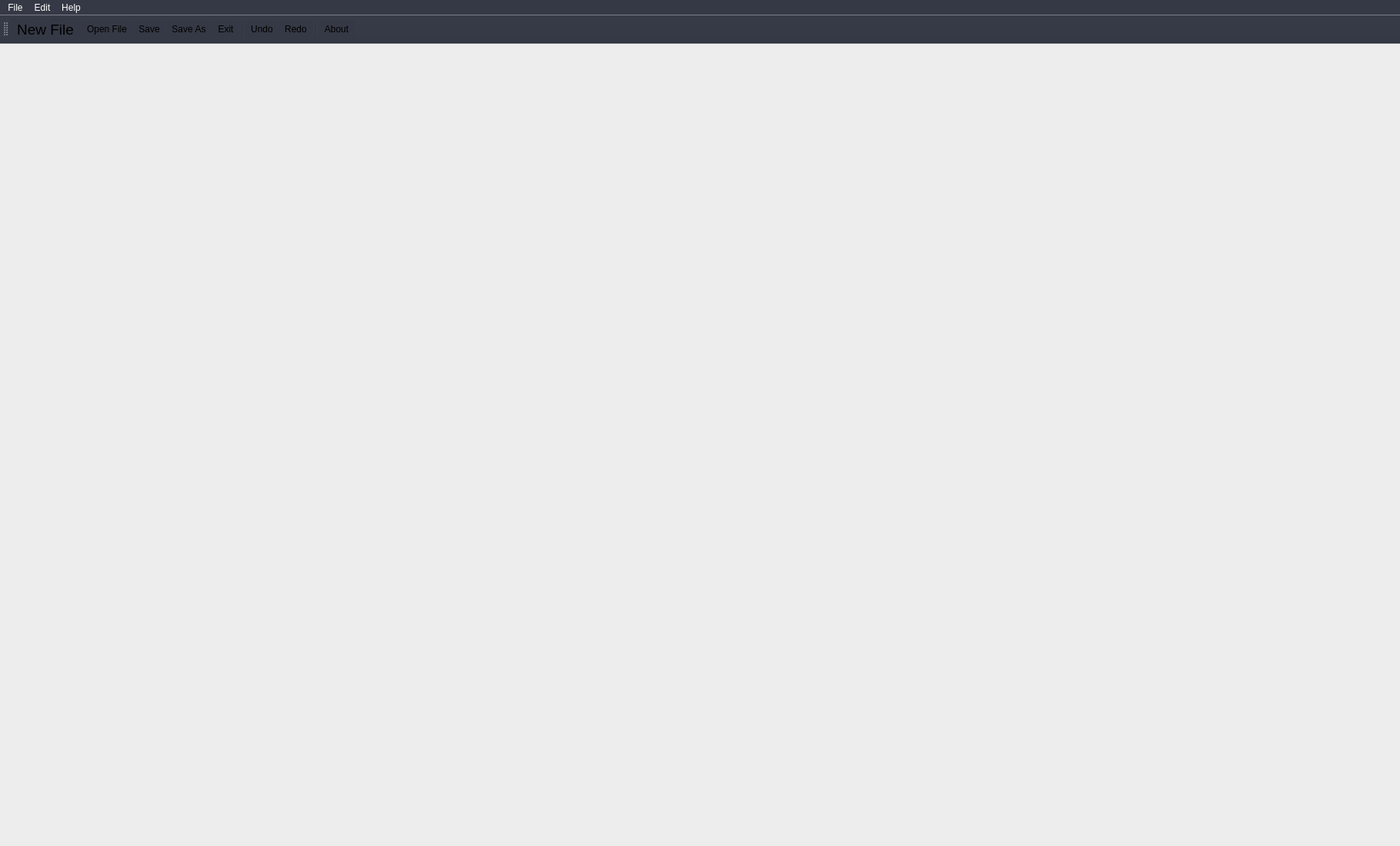
<?xml version="1.0" encoding="UTF-8"?>
<ui version="4.0">
 <class>MainWindow</class>
 <widget class="QMainWindow" name="MainWindow">
  <property name="geometry">
   <rect>
    <x>0</x>
    <y>0</y>
    <width>1820</width>
    <height>1100</height>
   </rect>
  </property>
  <property name="windowTitle">
   <string>MainWindow</string>
  </property>
  <property name="styleSheet">
   <string notr="true">/*background-color: rgba(233, 233, 233, 135);*/

QMainWindow{
	background-color: rgba(233, 233, 233, 135);
}

QMenuBar {
    background-color: qlineargradient(x1:0, y1:0, x2:0, y2:1,
                                      stop:0 lightgray, stop:1 darkgray);
}

QMenuBar::item {
    background-color: transparent;
    color: rgb(255,255,255);  
}
/*
QMenuBar::item:selected {    
    background-color: rgb(244,164,96);
}
QMenuBar::item:pressed {
    background: rgb(128,0,0);
}*/

QScrollArea { background: transparent; }

/*Vertical scrollbar*/
QScrollBar:vertical{
	border: none;
	width: 10px;
	height:10px;
	background-color: transparent;
	border-radius: 0px;
}
QScrollBar::handle:vertical{
	background-color: rgb(85, 87, 83);
	width: 14px;
}
QScrollBar::handle:vertical:hover{
	background-color: rgb(85, 87, 83);
}
QScrollBar::handle:vertical:pressed{
	background-color: rgb(136, 138, 133);
}

QScrollBar::up-arrow:vertical,QScrollBar::down-arrow:vertical{
	background: none;
}
QScrollBar::ad-page:vertical,QScrollBar::sub-page:vertical{
	background: none;
}
/*Horizontal scrollbar*/
QScrollBar:horizontal{
	border: none;
	width: 10px;
	height:10px;
	background-color: transparent;
	border-radius: 0px;
}
QScrollBar::handle:horizontal{
	background-color: rgb(85, 87, 83);
	width: 14px;
}
QScrollBar::handle:horizontal:hover{
	background-color: rgb(85, 87, 83);
}
QScrollBar::handle:horizontal:pressed{
	background-color: rgb(136, 138, 133);
}

QScrollBar::up-arrow:horizontal,QScrollBar::down-arrow:horizontal{
	background: none;
}
QScrollBar::ad-page:horizontal,QScrollBar::sub-page:horizontal{
	background: none;
}</string>
  </property>
  <widget class="QWidget" name="centralwidget">
   <layout class="QVBoxLayout" name="verticalLayout">
    <property name="spacing">
     <number>0</number>
    </property>
    <property name="leftMargin">
     <number>0</number>
    </property>
    <property name="topMargin">
     <number>0</number>
    </property>
    <property name="rightMargin">
     <number>0</number>
    </property>
    <property name="bottomMargin">
     <number>0</number>
    </property>
    <item>
     <layout class="QHBoxLayout" name="horizontalLayout_2">
      <property name="spacing">
       <number>10</number>
      </property>
      <property name="sizeConstraint">
       <enum>QLayout::SetDefaultConstraint</enum>
      </property>
      <property name="leftMargin">
       <number>0</number>
      </property>
      <property name="bottomMargin">
       <number>0</number>
      </property>
      <item>
       <layout class="QVBoxLayout" name="verticalLayout_3">
        <property name="spacing">
         <number>0</number>
        </property>
        <property name="leftMargin">
         <number>20</number>
        </property>
        <property name="topMargin">
         <number>20</number>
        </property>
        <property name="rightMargin">
         <number>20</number>
        </property>
        <property name="bottomMargin">
         <number>20</number>
        </property>
        <item>
         <widget class="QScrollArea" name="scrollArea">
          <property name="styleSheet">
           <string notr="true">background-color: transparent;</string>
          </property>
          <property name="widgetResizable">
           <bool>true</bool>
          </property>
          <widget class="QWidget" name="scrollContent">
           <property name="geometry">
            <rect>
             <x>0</x>
             <y>0</y>
             <width>1766</width>
             <height>994</height>
            </rect>
           </property>
           <property name="sizePolicy">
            <sizepolicy hsizetype="Preferred" vsizetype="Preferred">
             <horstretch>0</horstretch>
             <verstretch>0</verstretch>
            </sizepolicy>
           </property>
           <property name="styleSheet">
            <string notr="true"/>
           </property>
           <layout class="QVBoxLayout" name="verticalLayout_2">
            <property name="spacing">
             <number>0</number>
            </property>
            <property name="leftMargin">
             <number>3</number>
            </property>
            <property name="topMargin">
             <number>0</number>
            </property>
            <property name="rightMargin">
             <number>0</number>
            </property>
            <property name="bottomMargin">
             <number>0</number>
            </property>
            <item>
             <widget class="MapGrid" name="MapGridWidget" native="true"/>
            </item>
           </layout>
          </widget>
         </widget>
        </item>
       </layout>
      </item>
      <item>
       <widget class="Tools" name="ToolsWidget" native="true"/>
      </item>
     </layout>
    </item>
   </layout>
  </widget>
  <widget class="QMenuBar" name="menuBar">
   <property name="geometry">
    <rect>
     <x>0</x>
     <y>0</y>
     <width>1820</width>
     <height>22</height>
    </rect>
   </property>
   <property name="sizePolicy">
    <sizepolicy hsizetype="MinimumExpanding" vsizetype="MinimumExpanding">
     <horstretch>0</horstretch>
     <verstretch>0</verstretch>
    </sizepolicy>
   </property>
   <property name="minimumSize">
    <size>
     <width>0</width>
     <height>0</height>
    </size>
   </property>
   <property name="styleSheet">
    <string notr="true">background-color: rgb(53, 57, 69);</string>
   </property>
   <widget class="QMenu" name="menuFile">
    <property name="font">
     <font>
      <pointsize>14</pointsize>
     </font>
    </property>
    <property name="locale">
     <locale language="Spanish" country="Argentina"/>
    </property>
    <property name="title">
     <string>File</string>
    </property>
    <addaction name="actionNew_File"/>
    <addaction name="actionOpen_File"/>
    <addaction name="separator"/>
    <addaction name="actionSave"/>
    <addaction name="actionSave_As"/>
    <addaction name="separator"/>
    <addaction name="actionExit"/>
   </widget>
   <widget class="QMenu" name="menuEdit">
    <property name="title">
     <string>Edit</string>
    </property>
    <addaction name="separator"/>
    <addaction name="actionUndo"/>
    <addaction name="actionRedo"/>
   </widget>
   <widget class="QMenu" name="menuHelp">
    <property name="title">
     <string>Help</string>
    </property>
    <addaction name="actionAbout"/>
   </widget>
   <addaction name="menuFile"/>
   <addaction name="menuEdit"/>
   <addaction name="menuHelp"/>
  </widget>
  <widget class="QToolBar" name="toolBar">
   <property name="windowTitle">
    <string>toolBar</string>
   </property>
   <property name="autoFillBackground">
    <bool>false</bool>
   </property>
   <property name="styleSheet">
    <string notr="true">background-color: rgb(53, 57, 69);
</string>
   </property>
   <property name="movable">
    <bool>true</bool>
   </property>
   <property name="iconSize">
    <size>
     <width>25</width>
     <height>25</height>
    </size>
   </property>
   <attribute name="toolBarArea">
    <enum>TopToolBarArea</enum>
   </attribute>
   <attribute name="toolBarBreak">
    <bool>false</bool>
   </attribute>
   <addaction name="actionNew_File"/>
   <addaction name="actionOpen_File"/>
   <addaction name="actionSave"/>
   <addaction name="actionSave_As"/>
   <addaction name="actionExit"/>
   <addaction name="separator"/>
   <addaction name="actionUndo"/>
   <addaction name="actionRedo"/>
   <addaction name="separator"/>
   <addaction name="actionAbout"/>
  </widget>
  <action name="actionOpen_File">
   <property name="icon">
    <iconset resource="../../resources/resources.qrc">
     <normaloff>:/images/images/IMG_OpenFile.png</normaloff>:/images/images/IMG_OpenFile.png</iconset>
   </property>
   <property name="text">
    <string>Open File...</string>
   </property>
   <property name="toolTip">
    <string>&lt;html&gt;&lt;head/&gt;&lt;body&gt;&lt;p&gt;&lt;span style=&quot; font-size:14pt; color:#ffffff;&quot;&gt;Open File&lt;/span&gt;&lt;/p&gt;&lt;/body&gt;&lt;/html&gt;</string>
   </property>
   <property name="shortcut">
    <string>Ctrl+O</string>
   </property>
  </action>
  <action name="actionNew_File">
   <property name="icon">
    <iconset resource="../../resources/resources.qrc">
     <normaloff>:/images/images/IMG_NewFile.png</normaloff>:/images/images/IMG_NewFile.png</iconset>
   </property>
   <property name="text">
    <string>New File</string>
   </property>
   <property name="toolTip">
    <string>&lt;html&gt;&lt;head/&gt;&lt;body&gt;&lt;p&gt;&lt;span style=&quot; color:#ffffff;&quot;&gt;New File&lt;/span&gt;&lt;/p&gt;&lt;/body&gt;&lt;/html&gt;</string>
   </property>
   <property name="font">
    <font>
     <family>Ubuntu</family>
     <pointsize>14</pointsize>
     <weight>50</weight>
     <bold>false</bold>
    </font>
   </property>
   <property name="shortcut">
    <string>Ctrl+N</string>
   </property>
  </action>
  <action name="actionSave">
   <property name="icon">
    <iconset resource="../../resources/resources.qrc">
     <normaloff>:/images/images/IMG_Save.png</normaloff>:/images/images/IMG_Save.png</iconset>
   </property>
   <property name="text">
    <string>Save</string>
   </property>
   <property name="shortcut">
    <string>Ctrl+S</string>
   </property>
  </action>
  <action name="actionSave_As">
   <property name="icon">
    <iconset resource="../../resources/resources.qrc">
     <normaloff>:/images/images/IMG_SaveAs.png</normaloff>:/images/images/IMG_SaveAs.png</iconset>
   </property>
   <property name="text">
    <string>Save As...</string>
   </property>
   <property name="shortcut">
    <string>Ctrl+Shift+S</string>
   </property>
  </action>
  <action name="actionExit">
   <property name="icon">
    <iconset resource="../../resources/resources.qrc">
     <normaloff>:/images/images/IMG_Exit.png</normaloff>:/images/images/IMG_Exit.png</iconset>
   </property>
   <property name="text">
    <string>Exit</string>
   </property>
   <property name="shortcut">
    <string>Ctrl+Q</string>
   </property>
  </action>
  <action name="actionInsertRowsAbove">
   <property name="text">
    <string>Rows above</string>
   </property>
  </action>
  <action name="actionInsertRowsBelow">
   <property name="text">
    <string>Rows below</string>
   </property>
  </action>
  <action name="actionInsertColumnsLeft">
   <property name="text">
    <string>Columns left</string>
   </property>
  </action>
  <action name="actionInsertColumnsRight">
   <property name="text">
    <string>Columns right</string>
   </property>
  </action>
  <action name="actionRemoveRowsAbove">
   <property name="text">
    <string>Rows above</string>
   </property>
  </action>
  <action name="actionRemoveRowsBelow">
   <property name="text">
    <string>Rows below</string>
   </property>
  </action>
  <action name="actionRemoveColumnsLeft">
   <property name="text">
    <string>Columns left</string>
   </property>
  </action>
  <action name="actionRemoveColumnsRight">
   <property name="text">
    <string>Columns right</string>
   </property>
  </action>
  <action name="actionAbout">
   <property name="icon">
    <iconset resource="../../resources/resources.qrc">
     <normaloff>:/images/images/IMG_Help.png</normaloff>:/images/images/IMG_Help.png</iconset>
   </property>
   <property name="text">
    <string>About</string>
   </property>
  </action>
  <action name="actionUndo">
   <property name="icon">
    <iconset resource="../../resources/resources.qrc">
     <normaloff>:/images/images/IMG_Undo.png</normaloff>:/images/images/IMG_Undo.png</iconset>
   </property>
   <property name="text">
    <string>Undo</string>
   </property>
   <property name="shortcut">
    <string>Ctrl+Z</string>
   </property>
  </action>
  <action name="actionRedo">
   <property name="icon">
    <iconset resource="../../resources/resources.qrc">
     <normaloff>:/images/images/IMG_Redo.png</normaloff>:/images/images/IMG_Redo.png</iconset>
   </property>
   <property name="text">
    <string>Redo</string>
   </property>
   <property name="shortcut">
    <string>Ctrl+Y</string>
   </property>
  </action>
 </widget>
 <customwidgets>
  <customwidget>
   <class>MapGrid</class>
   <extends>QWidget</extends>
   <header>mapgrid.h</header>
   <container>1</container>
  </customwidget>
  <customwidget>
   <class>Tools</class>
   <extends>QWidget</extends>
   <header>tools.h</header>
   <container>1</container>
  </customwidget>
 </customwidgets>
 <resources>
  <include location="../../resources/resources.qrc"/>
 </resources>
 <connections/>
</ui>
